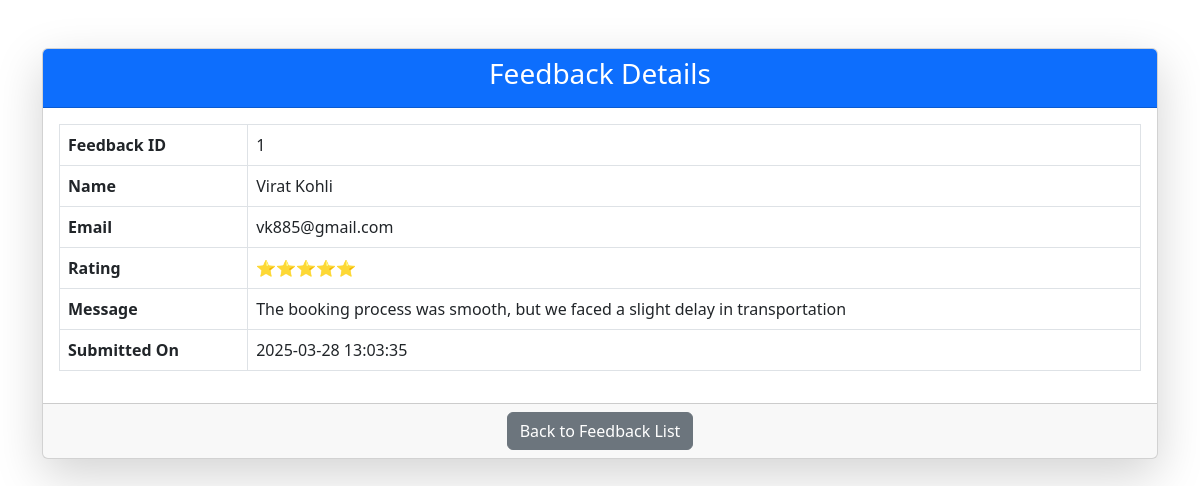
/Adminpanel/view_feedback.php?id=1, run on the app's committed database.
### tables this page shows
CREATE TABLE `feedback` (
  `id` int(11) NOT NULL,
  `name` varchar(255) NOT NULL,
  `email` varchar(255) NOT NULL,
  `rating` int(11) NOT NULL CHECK (`rating` between 1 and 5),
  `message` text NOT NULL,
  `created_at` timestamp NOT NULL DEFAULT current_timestamp()
);

### Adminpanel/view_feedback.php (the view, shortened to what this page needs)
<?php
include '../database/dbconnect.php';
if (isset($_GET['id'])) {
    $feedback_id = $_GET['id'];
    $query = "SELECT * FROM feedback WHERE id = ?";
    $stmt = mysqli_prepare($conn, $query);
    mysqli_stmt_bind_param($stmt, "i", $feedback_id);
    mysqli_stmt_execute($stmt);
    $result = mysqli_stmt_get_result($stmt);
    if ($row = mysqli_fetch_assoc($result)) {
?>
<!DOCTYPE html>
<html lang="en">
<head>
    <link rel="stylesheet" href="https://cdn.jsdelivr.net/npm/bootstrap@5.3.0/dist/css/bootstrap.min.css">
</head>
<body>
<div class="container mt-5">
    <div class="card shadow-lg">
        <div class="card-header bg-primary text-white text-center">
            <h3>Feedback Details</h3>
        </div>
        <div class="card-body">
            <table class="table table-bordered">
                <tr>
                    <th>Feedback ID</th>
                    <td><?php echo $row['id']; ?></td>
                </tr>
                <tr>
                    <th>Name</th>
                    <td><?php echo htmlspecialchars($row['name']); ?></td>
                </tr>
                <tr>
                    <th>Email</th>
                    <td><?php echo htmlspecialchars($row['email']); ?></td>
                </tr>
                <tr>
                    <th>Rating</th>
                    <td>
                        <?php
                            for ($i = 1; $i <= 5; $i++) {
                                echo ($i <= $row['rating']) ? "⭐" : "☆";
                            }
                        ?>
                    </td>
                </tr>
                <tr>
                    <th>Message</th>
                    <td><?php echo nl2br(htmlspecialchars($row['message'])); ?></td>
                </tr>
                <tr>
                    <th>Submitted On</th>
                    <td><?php echo $row['created_at']; ?></td>
                </tr>
            </table>
        </div>
        <div class="card-footer text-center">
            <a href="Feedbacks.php" class="btn btn-secondary">Back to Feedback List</a>
        </div>
    </div>
</div>
</body>
</html>
<?php
    } else {
        echo "<div class='alert alert-danger text-center'>Feedback record not found!</div>";
    }
} else {
    echo "<div class='alert alert-warning text-center'>Invalid request!</div>";
}
?>

### data on the page
feedback: id "1", name "Virat Kohli", email "vk885@gmail.com", message "The booking process was smooth, but we faced a slight delay in transportation", created_at "2025-03-28 13:03:35"
